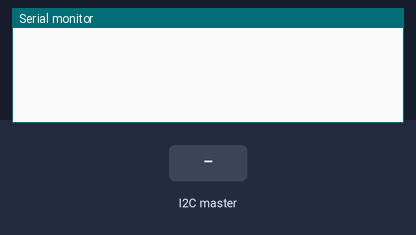
Bench run of a sketch on a simulated Arduino Uno, built with avr-gcc and run on an emulated ATmega328P. Shown: the last lines printed to the serial monitor. The test bench sets the inputs (shaded band).

Above: at 1.2 s.
1.3 s: the I2C master sends the byte 1
At 2.5 s:
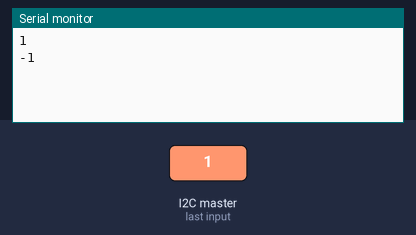
2.8 s: the I2C master sends the byte 0
At 3.8 s:
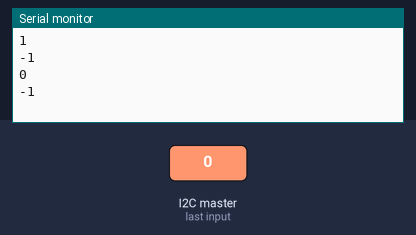
Timing chart, 0 to 5.8 s (numbered marks = the images above; inputs shaded):
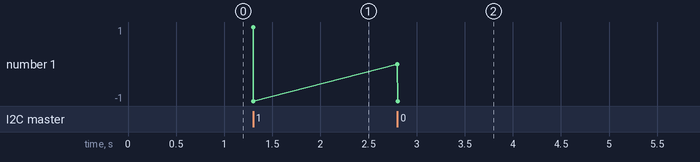

Measured:
- after the input at 1.3 s, the serial monitor: prints a new line at once (image 1)
- after the input at 2.8 s, the serial monitor: prints a new line at once (image 2)

The sketch:

123.ino
```cpp
#include <Wire.h>

void setup() {
  Wire.begin(8);                // join i2c bus with address #8
  Wire.onReceive(receiveEvent); // register event
  Serial.begin(9600);           // start serial for output
}

void loop() {
  delay(100);
}

// function that executes whenever data is received from master
// this function is registered as an event, see setup()
void receiveEvent(int howMany) {

  int x = Wire.read(); // receive byte as an integer
  int y= Wire.read();
  Serial.println(x);         // print the integer
  Serial.println(y);         // print the integer
}
```
